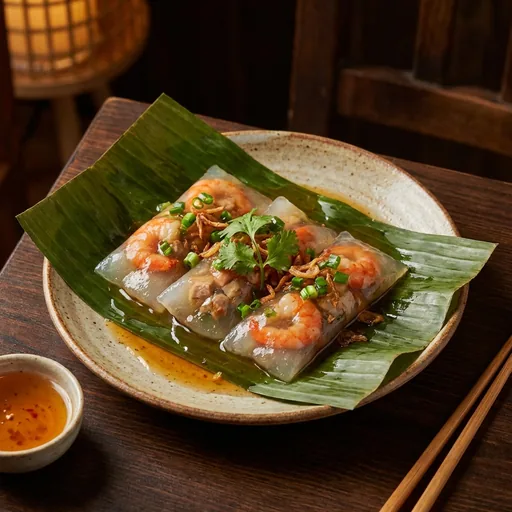
#> input picture images/banh_bot_loc_1769851828366.webp, 512 x 512 px, given as the content of the folder images/banh_bot_loc_1769851828366.webp, which was not available
$ python tools-grade-images.py images/banh_bot_loc_1769851828366.webp images/banh_can_1769851698678.webp
#> lines starting #> are read from the running program, lines starting #| are printed output that depends on the picture; pictures that were not available may be replaced by others from this repository, and a replacement may not be noted
"""
Đồng bộ ảnh món ăn về một phong cách: "nắng chiều sân quê".

Mỗi ảnh được kéo về cùng một điểm neo (độ sáng, độ tương phản, độ bão hoà,
cân bằng trắng ấm) rồi phủ chung một lớp grade. Chuẩn hoá là MỘT PHẦN
(hệ số blend < 1) để ảnh vẫn giữ cá tính riêng, không bị bệt thành một màu.
"""
import numpy as np, glob, os, sys
from PIL import Image

# ---- Điểm neo chung của cả bộ ----
T_LUM   = 0.400   # độ sáng trung bình mục tiêu
T_STD   = 0.258   # độ tương phản mục tiêu
T_SAT   = 0.560   # độ bão hoà mục tiêu
T_RATIO = np.array([1.055, 1.000, 0.905])  # tỉ lệ R:G:B của một xám "ấm"

A_WB    = 0.80   # mức kéo cân bằng trắng
A_EXP   = 0.75   # mức kéo độ sáng
A_CON   = 0.70   # mức kéo tương phản
A_SAT   = 0.70   # mức kéo bão hoà

LUMW = np.array([0.2126, 0.7152, 0.0722], dtype=np.float32)

def lum(a):
    return a @ LUMW

def analyse(a):
    l = lum(a)
    mx, mn = a.max(2), a.min(2)
    sat = np.where(mx > 1e-6, (mx - mn) / np.maximum(mx, 1e-6), 0.0)
    return float(l.mean()), float(l.std()), float(sat.mean())

def grade(a):
    # --- 1. Cân bằng trắng: kéo tỉ lệ kênh về một xám ấm chung ---
    m = a.reshape(-1, 3).mean(0)
#> m = [0.327, 0.237, 0.128]
    overall = m.mean()
#> overall = 0.23
    cur = m / max(overall, 1e-6)
#> cur = [1.42, 1.03, 0.555]
    gain = (T_RATIO / np.maximum(cur, 1e-6)) ** A_WB
#> gain = [0.789, 0.979, 1.48]
    a = np.clip(a * gain, 0, 1)

    # --- 2. Độ sáng + tương phản: phép affine trên từng kênh (levels) ---
    L, S, _ = analyse(a)
#> in analyse, `sat = np.where(mx > 1e-6, (mx - mn) / np.maximum(mx, 1e-6), 0.0)`:
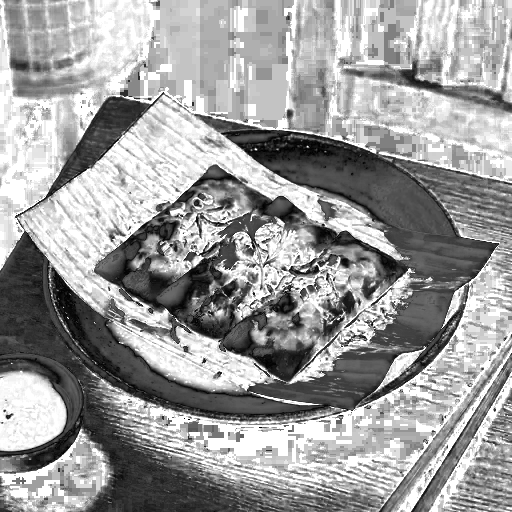
#> sat: shape (512, 512) float64; min 0, max 1, mean 0.614
#> L = 0.234; S = 0.216
    k = 1.0 + A_CON * (T_STD / max(S, 1e-6) - 1.0)
#> k = 1.14
    k = float(np.clip(k, 0.80, 1.30))
    t = L + A_EXP * (T_LUM - L)
#> t = 0.359
    a = np.clip((a - L) * k + t, 0, 1)

    # --- 3. Bão hoà: kéo về mức chung, giữ nguyên sắc độ ---
    _, _, sat = analyse(a)
#> in analyse (call 2), `sat = np.where(mx > 1e-6, (mx - mn) / np.maximum(mx, 1e-6), 0.0)`:
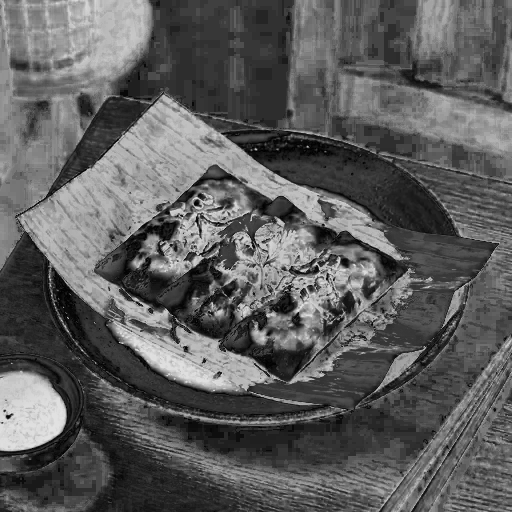
#> sat: shape (512, 512) float64; min 0, max 0.893, mean 0.367
#> sat = 0.367
    f = 1.0 + A_SAT * (T_SAT / max(sat, 1e-6) - 1.0)
#> f = 1.37
    f = float(np.clip(f, 0.75, 1.30))
#> f = 1.3
    g = lum(a)[..., None]
    a = np.clip(g + (a - g) * f, 0, 1)

    # --- 4. Lớp grade chung: đường cong chữ S nhẹ + ám ấm vùng tối,
    #        vùng sáng ngả kem — cùng tông giấy dó của mặt bài ---
    a = np.clip(a + 0.21 * (a - 0.5) * (1.0 - np.abs(2.0 * a - 1.0)), 0, 1)
    sh = np.clip(1.0 - a, 0, 1) ** 3          # trọng số vùng tối (gọn hơn)
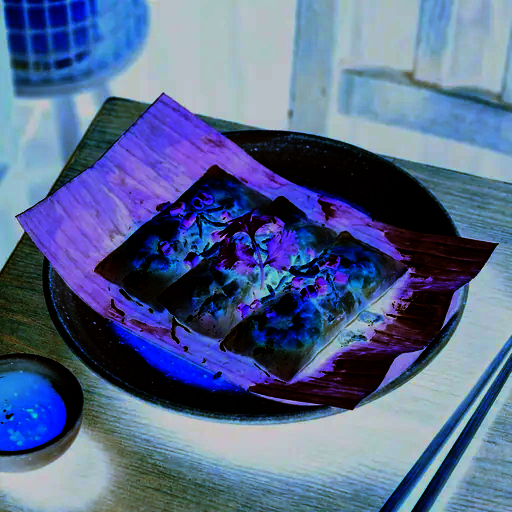
#> sh: shape (512, 512, 3) float64; mean of channels 0, 1, 2 0.336, 0.404, 0.556; drawn as R, G, B
    hi = np.clip(a, 0, 1) ** 2                 # trọng số vùng sáng
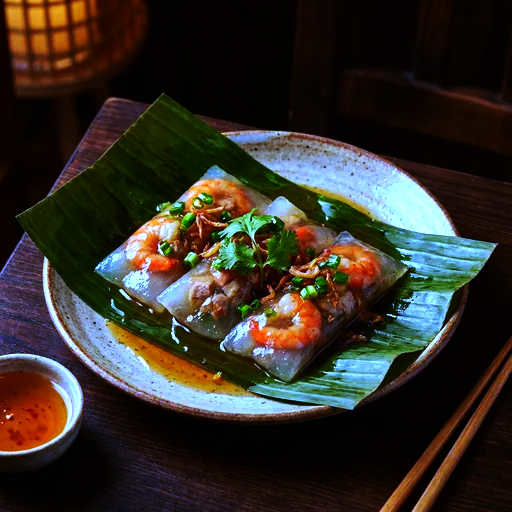
#> hi: shape (512, 512, 3) float64; mean of channels 0, 1, 2 0.21, 0.188, 0.16; drawn as R, G, B
    a += sh * np.array([0.026, 0.008, -0.016], dtype=np.float32)
    a += hi * np.array([0.014, 0.007, -0.011], dtype=np.float32)
    # Ghì lại điểm đen: ám ấm vùng tối làm ảnh hơi mờ sương nếu để nguyên
    a = np.clip((a - 0.012) / (1.0 - 0.012), 0, 1)
    return np.clip(a, 0, 1)

def load(p):
    return np.asarray(Image.open(p).convert('RGB'), dtype=np.float32) / 255.0

def save(a, p, q=82):
#> called with q = 82
    Image.fromarray((a * 255.0 + 0.5).astype(np.uint8)).save(p, 'WEBP', quality=q, method=6)

if __name__ == '__main__':
    src, dst = sys.argv[1], sys.argv[2]
    os.makedirs(dst, exist_ok=True)
    rows = []
    for f in sorted(glob.glob(os.path.join(src, '*.webp'))):
        a = load(f)
        b = grade(a)
        save(b, os.path.join(dst, os.path.basename(f)))
        rows.append((os.path.basename(f),) + analyse(a) + analyse(b))
#> in analyse (call 4), `mx, mn = a.max(2), a.min(2)`:
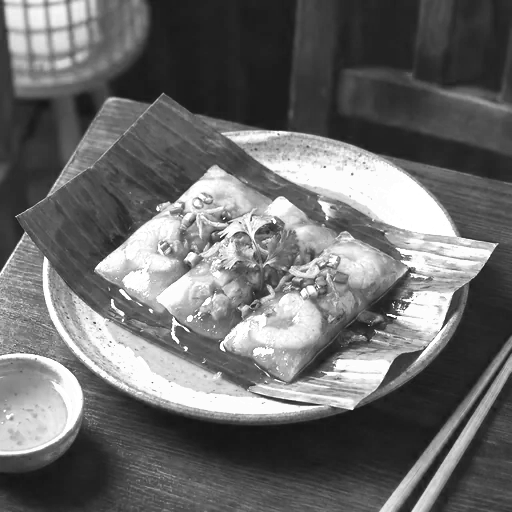
#> mx: shape (512, 512) float64; min 0.0841, max 1, mean 0.426
#> in analyse (call 4), `mx, mn = a.max(2), a.min(2)`:
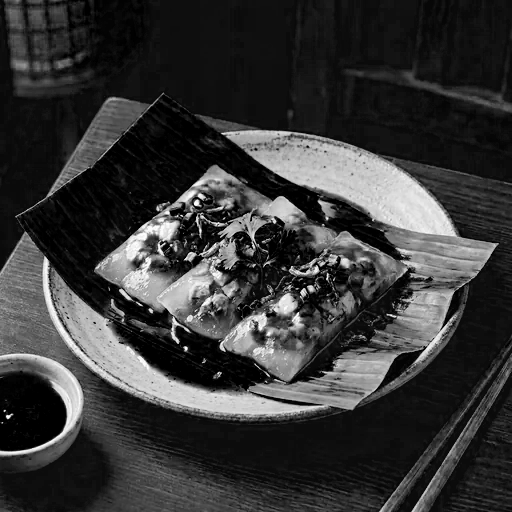
#> mn: shape (512, 512) float64; min 0, max 0.989, mean 0.218
#> in analyse (call 4), `sat = np.where(mx > 1e-6, (mx - mn) / np.maximum(mx, 1e-6), 0.0)`:
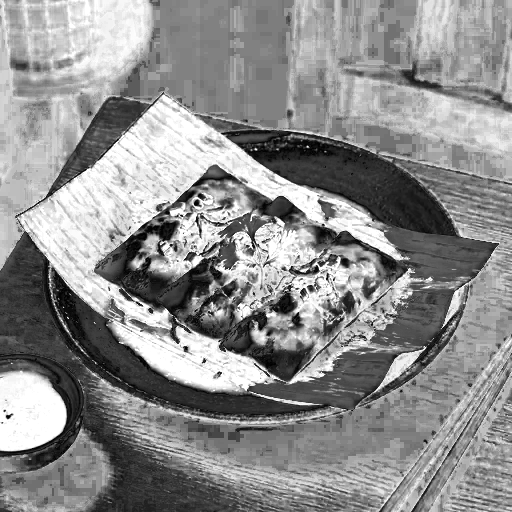
#> sat: shape (512, 512) float64; min 0.000165, max 1, mean 0.557
    A = np.array([[r[1], r[2], r[3]] for r in rows])
#> A = [[0.248, 0.225, 0.737]]
    B = np.array([[r[4], r[5], r[6]] for r in rows])
#> B = [[0.344, 0.259, 0.557]]
    print(f'{len(rows)} ảnh')
#| 1 ảnh
    for i, name in enumerate(['sáng', 'tương phản', 'bão hoà']):
        print(f'{name:11s} trước: sd={A[:,i].std():.4f} [{A[:,i].min():.3f}–{A[:,i].max():.3f}]'
              f'   sau: sd={B[:,i].std():.4f} [{B[:,i].min():.3f}–{B[:,i].max():.3f}]')
#> this loop made 3 passes
#| sáng        trước: sd=0.0000 [0.248–0.248]   sau: sd=0.0000 [0.344–0.344]
#| tương phản  trước: sd=0.0000 [0.225–0.225]   sau: sd=0.0000 [0.259–0.259]
#| bão hoà     trước: sd=0.0000 [0.737–0.737]   sau: sd=0.0000 [0.557–0.557]

$ run again, on images/banh_can_1769851698678.webp
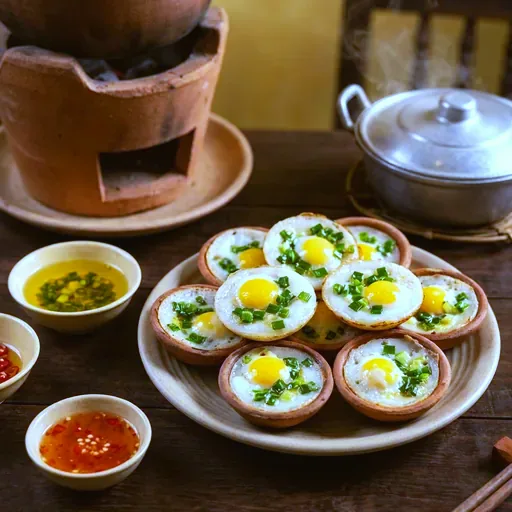
#> input picture images/banh_can_1769851698678.webp, 512 x 512 px, given as the content of the folder images/banh_can_1769851698678.webp, which was not available
#> m = [0.42, 0.358, 0.263]
#> overall = 0.347
#> cur = [1.21, 1.03, 0.758]
#> gain = [0.896, 0.976, 1.15]
#> L = 0.351; S = 0.257
#> k = 1
#> t = 0.388
#> in analyse (call 2), `sat = np.where(mx > 1e-6, (mx - mn) / np.maximum(mx, 1e-6), 0.0)`:
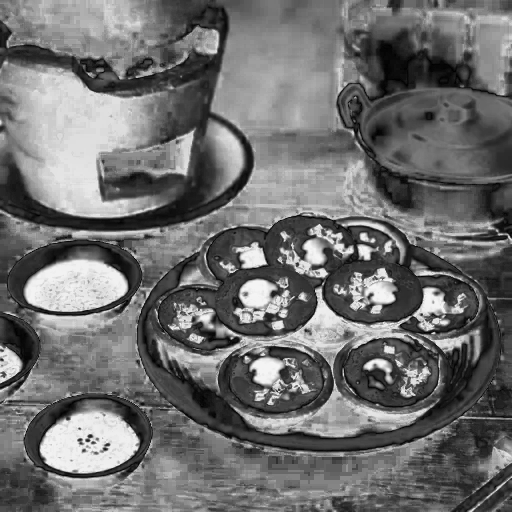
#> sat: shape (512, 512) float64; min 0.00209, max 0.963, mean 0.438
#> in grade, `_, _, sat = analyse(a)`: sat = 0.438
#> f = 1.2
#> in analyse (call 4), `sat = np.where(mx > 1e-6, (mx - mn) / np.maximum(mx, 1e-6), 0.0)`:
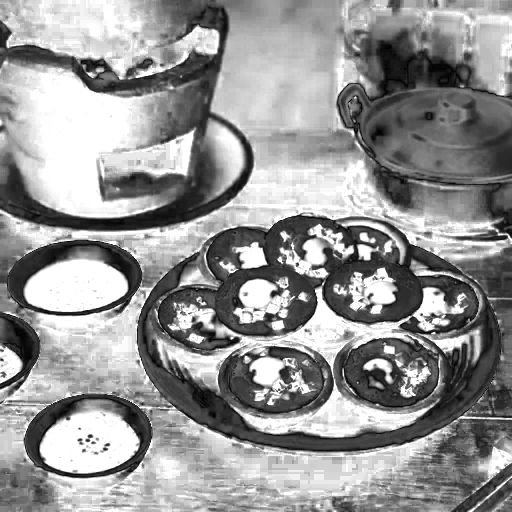
#> sat: shape (512, 512) float64; min 0.00248, max 1, mean 0.587
#> A = [[0.364, 0.265, 0.559]]
#> B = [[0.377, 0.274, 0.587]]
#| 1 ảnh
#> the loop `for i, name in enumerate(['sáng', 'tương phản', 'bão hoà']):` made 3 passes
#| sáng        trước: sd=0.0000 [0.364–0.364]   sau: sd=0.0000 [0.377–0.377]
#| tương phản  trước: sd=0.0000 [0.265–0.265]   sau: sd=0.0000 [0.274–0.274]
#| bão hoà     trước: sd=0.0000 [0.559–0.559]   sau: sd=0.0000 [0.587–0.587]

$ run again, on images/banh_canh_1769851264800.webp
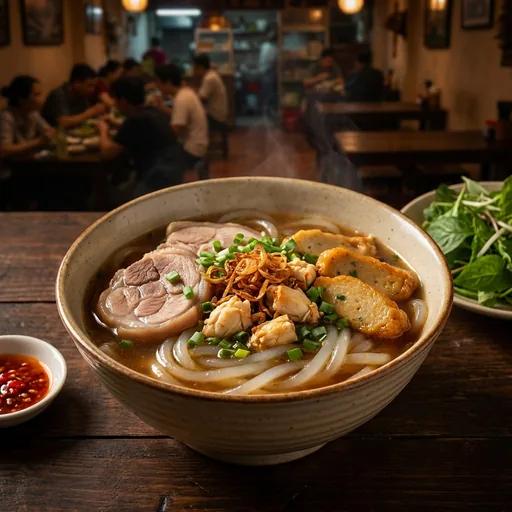
#> input picture images/banh_canh_1769851264800.webp, 512 x 512 px, given as the content of the folder images/banh_canh_1769851264800.webp, which was not available
#> m = [0.315, 0.224, 0.135]
#> overall = 0.225
#> cur = [1.4, 0.996, 0.603]
#> gain = [0.797, 1, 1.38]
#> L = 0.227; S = 0.202
#> k = 1.19
#> t = 0.357
#> in analyse (call 2), `sat = np.where(mx > 1e-6, (mx - mn) / np.maximum(mx, 1e-6), 0.0)`:
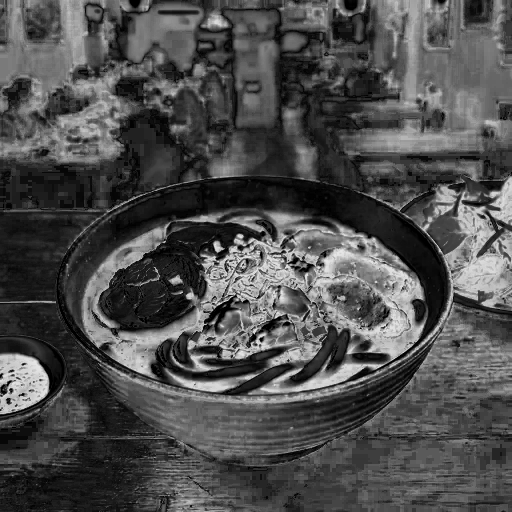
#> sat: shape (512, 512) float64; min 0, max 0.91, mean 0.307
#> in grade, `_, _, sat = analyse(a)`: sat = 0.307
#> in grade, `f = 1.0 + A_SAT * (T_SAT / max(sat, 1e-6) - 1.0)`: f = 1.58
#> in grade, `f = float(np.clip(f, 0.75, 1.30))`: f = 1.3
#> in analyse (call 4), `sat = np.where(mx > 1e-6, (mx - mn) / np.maximum(mx, 1e-6), 0.0)`:
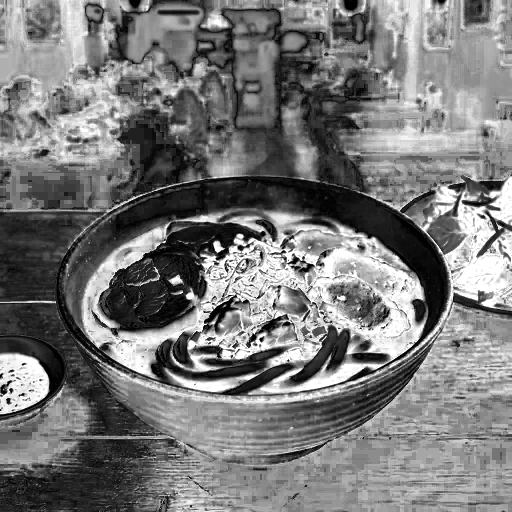
#> sat: shape (512, 512) float64; min 0.000363, max 1, mean 0.475
#> A = [[0.237, 0.208, 0.646]]
#> B = [[0.339, 0.249, 0.475]]
#| 1 ảnh
#> the loop `for i, name in enumerate(['sáng', 'tương phản', 'bão hoà']):` made 3 passes
#| sáng        trước: sd=0.0000 [0.237–0.237]   sau: sd=0.0000 [0.339–0.339]
#| tương phản  trước: sd=0.0000 [0.208–0.208]   sau: sd=0.0000 [0.249–0.249]
#| bão hoà     trước: sd=0.0000 [0.646–0.646]   sau: sd=0.0000 [0.475–0.475]
